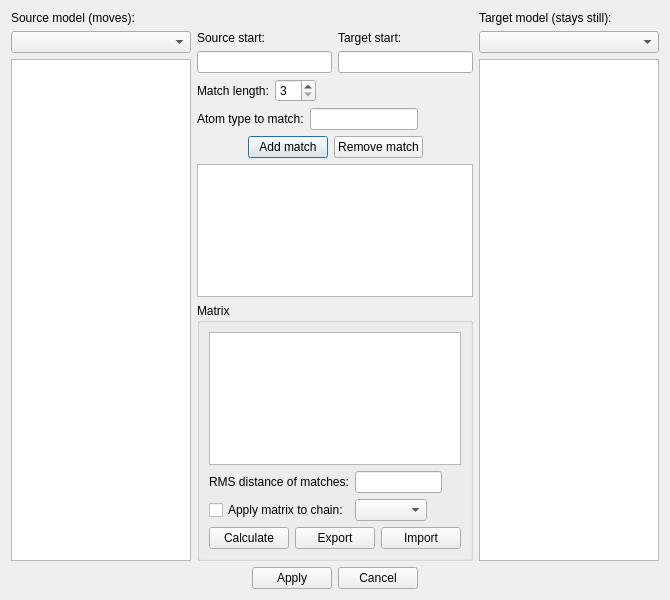
<ui version="4.0" >
 <class>LSQFitDialog</class>
 <widget class="QDialog" name="LSQFitDialog" >
  <property name="geometry" >
   <rect>
    <x>0</x>
    <y>0</y>
    <width>670</width>
    <height>600</height>
   </rect>
  </property>
  <property name="windowTitle" >
   <string>LSQ Fit</string>
  </property>
  <layout class="QGridLayout" name="gridLayout" >
   <item row="0" column="0" >
    <widget class="QLabel" name="label" >
     <property name="text" >
      <string>Source model (moves):</string>
     </property>
    </widget>
   </item>
   <item row="0" column="2" >
    <widget class="QLabel" name="label_2" >
     <property name="text" >
      <string>Target model (stays still):</string>
     </property>
    </widget>
   </item>
   <item row="1" column="0" >
    <widget class="QComboBox" name="sourceComboBox" />
   </item>
   <item rowspan="2" row="1" column="1" >
    <layout class="QHBoxLayout" name="horizontalLayout_6" >
     <item>
      <layout class="QVBoxLayout" name="verticalLayout_2" >
       <item>
        <widget class="QLabel" name="label_3" >
         <property name="text" >
          <string>Source start:</string>
         </property>
        </widget>
       </item>
       <item>
        <widget class="QLineEdit" name="sourceTextCtrl" />
       </item>
      </layout>
     </item>
     <item>
      <layout class="QVBoxLayout" name="verticalLayout_3" >
       <item>
        <widget class="QLabel" name="label_4" >
         <property name="text" >
          <string>Target start:</string>
         </property>
        </widget>
       </item>
       <item>
        <widget class="QLineEdit" name="targetTextCtrl" />
       </item>
      </layout>
     </item>
    </layout>
   </item>
   <item row="1" column="2" >
    <widget class="QComboBox" name="targetComboBox" />
   </item>
   <item rowspan="6" row="2" column="0" >
    <widget class="QListWidget" name="sourceListWidget" />
   </item>
   <item rowspan="6" row="2" column="2" >
    <widget class="QListWidget" name="targetListWidget" />
   </item>
   <item row="3" column="1" >
    <layout class="QHBoxLayout" name="horizontalLayout_7" >
     <item>
      <widget class="QLabel" name="label_5" >
       <property name="text" >
        <string>Match length:</string>
       </property>
      </widget>
     </item>
     <item>
      <widget class="QSpinBox" name="lengthSpinBox" >
       <property name="minimum" >
        <number>3</number>
       </property>
      </widget>
     </item>
     <item>
      <spacer name="horizontalSpacer_7" >
       <property name="orientation" >
        <enum>Qt::Horizontal</enum>
       </property>
       <property name="sizeHint" stdset="0" >
        <size>
         <width>40</width>
         <height>20</height>
        </size>
       </property>
      </spacer>
     </item>
    </layout>
   </item>
   <item row="4" column="1" >
    <layout class="QHBoxLayout" name="horizontalLayout_8" >
     <item>
      <widget class="QLabel" name="label_6" >
       <property name="text" >
        <string>Atom type to match:</string>
       </property>
      </widget>
     </item>
     <item>
      <widget class="QLineEdit" name="atomTypeText" />
     </item>
     <item>
      <spacer name="horizontalSpacer_8" >
       <property name="orientation" >
        <enum>Qt::Horizontal</enum>
       </property>
       <property name="sizeHint" stdset="0" >
        <size>
         <width>40</width>
         <height>20</height>
        </size>
       </property>
      </spacer>
     </item>
    </layout>
   </item>
   <item row="5" column="1" >
    <layout class="QHBoxLayout" name="horizontalLayout" >
     <item>
      <spacer name="horizontalSpacer_5" >
       <property name="orientation" >
        <enum>Qt::Horizontal</enum>
       </property>
       <property name="sizeHint" stdset="0" >
        <size>
         <width>40</width>
         <height>20</height>
        </size>
       </property>
      </spacer>
     </item>
     <item>
      <widget class="QPushButton" name="addButton" >
       <property name="text" >
        <string>Add match</string>
       </property>
      </widget>
     </item>
     <item>
      <widget class="QPushButton" name="removeButton" >
       <property name="text" >
        <string>Remove match</string>
       </property>
      </widget>
     </item>
     <item>
      <spacer name="horizontalSpacer_6" >
       <property name="orientation" >
        <enum>Qt::Horizontal</enum>
       </property>
       <property name="sizeHint" stdset="0" >
        <size>
         <width>40</width>
         <height>20</height>
        </size>
       </property>
      </spacer>
     </item>
    </layout>
   </item>
   <item row="6" column="1" >
    <widget class="QListWidget" name="matchListBox" />
   </item>
   <item row="7" column="1" >
    <widget class="QGroupBox" name="groupBox" >
     <property name="title" >
      <string>Matrix</string>
     </property>
     <layout class="QVBoxLayout" name="verticalLayout" >
      <item>
       <widget class="QTextEdit" name="matrixText" >
        <property name="readOnly" >
         <bool>true</bool>
        </property>
       </widget>
      </item>
      <item>
       <layout class="QHBoxLayout" name="horizontalLayout_5" >
        <item>
         <widget class="QLabel" name="label_7" >
          <property name="text" >
           <string>RMS distance of matches:</string>
          </property>
         </widget>
        </item>
        <item>
         <widget class="QLineEdit" name="rmsText" />
        </item>
        <item>
         <spacer name="horizontalSpacer_2" >
          <property name="orientation" >
           <enum>Qt::Horizontal</enum>
          </property>
          <property name="sizeHint" stdset="0" >
           <size>
            <width>40</width>
            <height>20</height>
           </size>
          </property>
         </spacer>
        </item>
       </layout>
      </item>
      <item>
       <layout class="QHBoxLayout" name="horizontalLayout_4" >
        <item>
         <widget class="QCheckBox" name="chainOnlyCheckBox" >
          <property name="text" >
           <string>Apply matrix to chain:</string>
          </property>
         </widget>
        </item>
        <item>
         <widget class="QComboBox" name="chainsChoice" />
        </item>
        <item>
         <spacer name="horizontalSpacer" >
          <property name="orientation" >
           <enum>Qt::Horizontal</enum>
          </property>
          <property name="sizeHint" stdset="0" >
           <size>
            <width>40</width>
            <height>20</height>
           </size>
          </property>
         </spacer>
        </item>
       </layout>
      </item>
      <item>
       <layout class="QHBoxLayout" name="horizontalLayout_3" >
        <item>
         <widget class="QPushButton" name="calcButton" >
          <property name="text" >
           <string>Calculate</string>
          </property>
         </widget>
        </item>
        <item>
         <widget class="QPushButton" name="exportButton" >
          <property name="text" >
           <string>Export</string>
          </property>
         </widget>
        </item>
        <item>
         <widget class="QPushButton" name="importButton" >
          <property name="text" >
           <string>Import</string>
          </property>
         </widget>
        </item>
       </layout>
      </item>
     </layout>
    </widget>
   </item>
   <item row="8" column="0" colspan="3" >
    <layout class="QHBoxLayout" name="horizontalLayout_2" >
     <item>
      <spacer name="horizontalSpacer_4" >
       <property name="orientation" >
        <enum>Qt::Horizontal</enum>
       </property>
       <property name="sizeHint" stdset="0" >
        <size>
         <width>40</width>
         <height>20</height>
        </size>
       </property>
      </spacer>
     </item>
     <item>
      <widget class="QPushButton" name="applyButton" >
       <property name="text" >
        <string>Apply</string>
       </property>
      </widget>
     </item>
     <item>
      <widget class="QPushButton" name="cancelButton" >
       <property name="text" >
        <string>Cancel</string>
       </property>
      </widget>
     </item>
     <item>
      <spacer name="horizontalSpacer_3" >
       <property name="orientation" >
        <enum>Qt::Horizontal</enum>
       </property>
       <property name="sizeHint" stdset="0" >
        <size>
         <width>40</width>
         <height>20</height>
        </size>
       </property>
      </spacer>
     </item>
    </layout>
   </item>
  </layout>
 </widget>
 <resources/>
 <connections>
  <connection>
   <sender>cancelButton</sender>
   <signal>clicked()</signal>
   <receiver>LSQFitDialog</receiver>
   <slot>reject()</slot>
   <hints>
    <hint type="sourcelabel" >
     <x>374</x>
     <y>573</y>
    </hint>
    <hint type="destinationlabel" >
     <x>492</x>
     <y>495</y>
    </hint>
   </hints>
  </connection>
  <connection>
   <sender>applyButton</sender>
   <signal>clicked()</signal>
   <receiver>LSQFitDialog</receiver>
   <slot>accept()</slot>
   <hints>
    <hint type="sourcelabel" >
     <x>304</x>
     <y>567</y>
    </hint>
    <hint type="destinationlabel" >
     <x>488</x>
     <y>444</y>
    </hint>
   </hints>
  </connection>
  <connection>
   <sender>sourceListWidget</sender>
   <signal>currentTextChanged(QString)</signal>
   <receiver>sourceTextCtrl</receiver>
   <slot>setText(QString)</slot>
   <hints>
    <hint type="sourcelabel" >
     <x>74</x>
     <y>110</y>
    </hint>
    <hint type="destinationlabel" >
     <x>220</x>
     <y>77</y>
    </hint>
   </hints>
  </connection>
  <connection>
   <sender>targetListWidget</sender>
   <signal>currentTextChanged(QString)</signal>
   <receiver>targetTextCtrl</receiver>
   <slot>setText(QString)</slot>
   <hints>
    <hint type="sourcelabel" >
     <x>536</x>
     <y>131</y>
    </hint>
    <hint type="destinationlabel" >
     <x>457</x>
     <y>81</y>
    </hint>
   </hints>
  </connection>
 </connections>
</ui>
